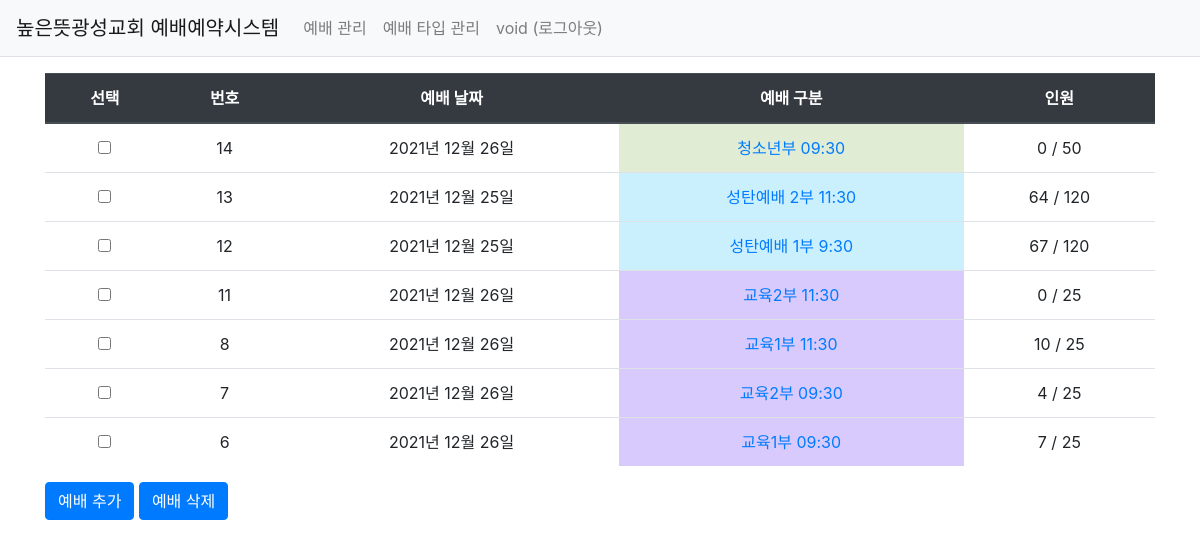
/worship/list/ (signed in), run on the app's committed database.
### w_reservation/models.py (models this page shows)
class User(db.Model):
    id = db.Column(db.Integer, primary_key=True)
    username = db.Column(db.String(150), unique=True, nullable=False)
    password = db.Column(db.String(200), nullable=False)
    admin = db.Column(db.Integer, nullable=True, server_default='2')

class Worship(db.Model):
    id = db.Column(db.Integer, primary_key=True)
    date = db.Column(db.Date(), nullable=False)
    part = db.Column(db.String(100), nullable=False)
    limit = db.Column(db.Integer, nullable=False)
    curnum = db.Column(db.Integer, nullable=False)
    worshiptype_id = db.Column(db.Integer, db.ForeignKey('worshiptype.id',ondelete='CASCADE'))
    worshiptype = db.relationship('WorshipType', backref=db.backref('worship_set', cascade='all, delete-orphan'))

### w_reservation/views/worship_views.py (the view)
@bp.route('/list/')
@login_required
def _list():
    worship_list = Worship.query.order_by(Worship.id.desc())
    return render_template('worship/worship_list.html', worship_list=worship_list)

### w_reservation/filter.py (called while the page is built)
def format_datetime(value, fmt='%Y년 %m월 %d일'):
    return value.strftime(fmt)

### w_reservation/views/auth_views.py (called while the page is built)
@bp.before_app_request
def load_logged_in_user():
    user_id = session.get('user_id')
    if user_id is None:
        g.user = None
    else:
        g.user = User.query.get(user_id)

def login_required(view):
    @functools.wraps(view)
    def wrapped_view(**kwargs):
        if g.user is None:
            return redirect(url_for('auth.login'))
        return view(**kwargs)
    return wrapped_view

### w_reservation/templates/worship/worship_list.html (shortened to what this page needs)
{% extends 'base.html' %}
{% block content %}
<div class="container my-3">
    <table class="table" id="w-table">
        <thead>
        <tr class="text-center thead-dark">
            <th>선택</th>
            <th>번호</th>
            <th>예배 날짜</th>
            <th>예배 구분</th>
            <th>인원</th>
        </tr>
        </thead>
        <tbody>
        {% if worship_list %}
        {% for worship in worship_list %}
        <tr class="text-center" id="{{ worship.id }}">
            <td><input type="checkbox" name="checkboxName" data-uri="{{ url_for('worship.delete',worship_id = worship.id) }}"></td>
            <td>{{ worship.id}}</td>
            <td>{{ worship.date|datetime }}</td>
            <td style="background: {{ worship.worshiptype.bgcolor }}"><a href="{{ url_for('seat._list',worship_id=worship.id) }}">{{ worship.part }}</a></td>
            <td>{{ worship.curnum }} / {{ worship.limit }}</td>
        </tr>
        {% endfor %}
        {% else %}
        <tr>
            <td colspan="3">등록된 예배가 없습니다.</td>
        </tr>
        {% endif %}
        </tbody>
    </table>
    <a href="{{ url_for('worship.add') }}" class="btn btn-primary">예배 추가</a>
    <a href="#" class="delete btn btn-primary">예배 삭제</a>
</div>
{% endblock %}

### w_reservation/templates/navbar.html (shortened to what this page needs)
<nav class="navbar navbar-expand-lg navbar-light bg-light border-bottom">
    <a class="navbar-brand" href="{{ url_for('main.index') }}">높은뜻광성교회 예배예약시스템</a>
    <div class="collapse navbar-collapse flex-grow-0" id="navbarNav">
        {% if g.user %}
        <ul class="navbar-nav">
            <li class="nav-item">
                <a class="nav-link" href="{{ url_for('worship._list') }}">예배 관리</a>
            </li>
            <li class="nav-item">
                <a class="nav-link" href="{{ url_for('worshiptype._list') }}">예배 타입 관리</a>
            </li>
            <li class="nav-item">
                <a class="nav-link" href="{{ url_for('auth.logout') }}">{{ g.user.username }} (로그아웃)</a>
            </li>
        </ul>
        {% endif %}
    </div>
</nav>

### data on the page
User: user.username "void"
Worship: id "14", date "2021년 12월 26일", part "청소년부 09:30", curnum "0", limit "50"
Worship: id "13", date "2021년 12월 25일", part "성탄예배 2부 11:30", curnum "64", limit "120"
Worship: id "12", date "2021년 12월 25일", part "성탄예배 1부 9:30", curnum "67", limit "120"
Worship: id "11", date "2021년 12월 26일", part "교육2부 11:30", curnum "0", limit "25"
Worship: id "8", date "2021년 12월 26일", part "교육1부 11:30", curnum "10", limit "25"
Worship: id "7", date "2021년 12월 26일", part "교육2부 09:30", curnum "4", limit "25"
Worship: id "6", date "2021년 12월 26일", part "교육1부 09:30", curnum "7", limit "25"
